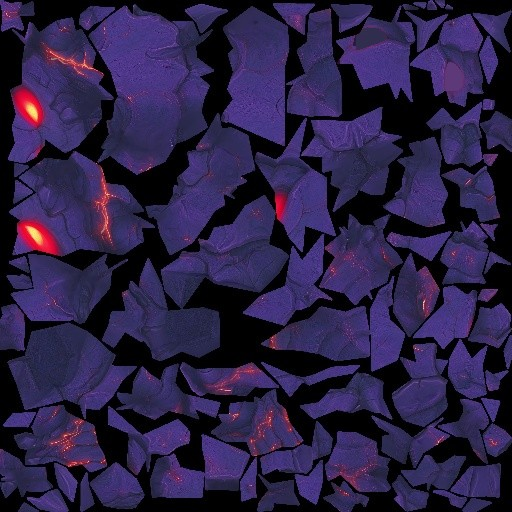
#> input picture assets/models/monster/30000.fbm/back_fixed.jpg, 512 x 512 px, found by its file name
$ python grade-battle.py
#> lines starting #> are read from the running program, lines starting #| are printed output that depends on the picture; after the words box and inside, x2 and y2 are one past the last pixel; in counts of white or black regions, pixels touching at a corner belong together; long printed decimals are rounded
# Grade the monster shell from the original FBX texture.
# battlefield.jpg is already the volcanic grade; grade_ground does not write it.
# ASCII only. Run: py -3 d:\Custom\TD\tools\grade-battle.py monster
from PIL import Image, ImageFilter
import numpy as np

GROUND = r"d:\Custom\TD\assets\textures\ground\battlefield.jpg"
MONSTER = r"d:\Custom\TD\assets\models\monster\30000.fbm\back_fixed.jpg"
ALBEDO = r"d:\Custom\TD\assets\textures\monster\30000-albedo.png"
GLOW = r"d:\Custom\TD\assets\textures\monster\30000-emissive.png"


def blur_gray(src, radius):
    img = Image.fromarray(np.clip(src * 255.0, 0, 255).astype(np.uint8), "L")
    out = img.filter(ImageFilter.GaussianBlur(radius=radius))
    return np.asarray(out).astype(np.float32) / 255.0


def grade_ground(src_path=GROUND):
    print("battlefield.jpg is already the volcanic grade; not running again")


def grade_monster():
    img = Image.open(MONSTER).convert("RGB")
#> img is the input picture: PIL image 512x512 RGB; mean R, G, B 43.7, 33.6, 71.5
    rgb = np.asarray(img).astype(np.float32) / 255.0
    r, g, b = rgb[:, :, 0], rgb[:, :, 1], rgb[:, :, 2]
    print("monster", rgb.shape[1], rgb.shape[0], "mean", rgb.mean(axis=(0, 1)))
#| monster 512 512 mean [0.1711 0.1317  0.28]
    mx = np.maximum(np.maximum(r, g), b)
    mn = np.minimum(np.minimum(r, g), b)
    bg = mx < 0.045
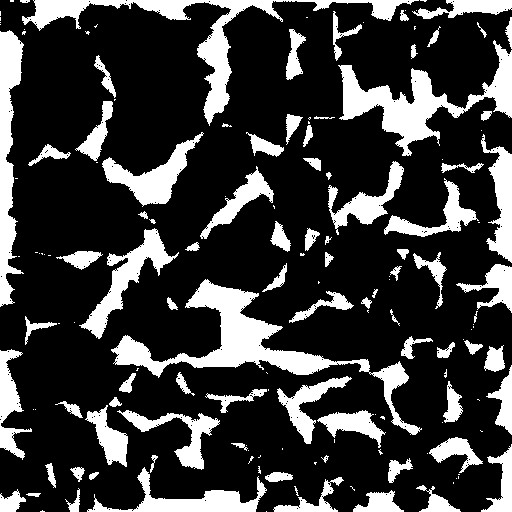
#> bg: shape (512, 512) bool; 23% white; 155 white regions (71 under 20 px), largest, box (x1, y1, x2, y2) and area: (111, 279, 422, 435) 7555, (22, 0, 419, 126) 5645, (338, 40, 512, 156) 5643
    chroma = mx - mn
    hue = np.zeros_like(r)
    colored = chroma > 1e-5
#> colored: shape (512, 512) bool; 92.1% white; 882 black regions (762 under 20 px), largest, box (x1, y1, x2, y2) and area: (204, 286, 268, 358) 1830, (383, 79, 448, 139) 1216, (138, 492, 242, 512) 865
    hue = np.where((mx == r) & colored, ((g - b) / np.maximum(chroma, 1e-5)) % 6.0, hue)
    hue = np.where((mx == g) & colored, ((b - r) / np.maximum(chroma, 1e-5)) + 2.0, hue)
    hue = np.where((mx == b) & colored, ((r - g) / np.maximum(chroma, 1e-5)) + 4.0, hue)
    hue = (hue / 6.0) % 1.0
    sat = np.where(mx > 1e-5, chroma / np.maximum(mx, 1e-5), 0.0)
    val = mx
    soft = blur_gray(val, 2.0)
#> in blur_gray, `out = img.filter(ImageFilter.GaussianBlur(radius=radius))`:
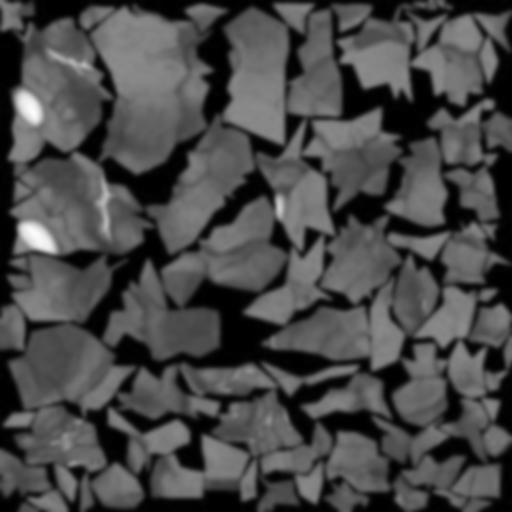
#> out: PIL image 512x512 L; min 0, max 251, mean 73.1
    detail = val - soft

    # Neutral plates so a spawn tint can shift the shell. Eyes and cracks stay lava.
    tone = np.clip((val - 0.10) / 0.48, 0.0, 1.0)
    tone = np.power(tone, 0.92)
    gray = np.clip(0.10 + tone * 0.74 + detail * 0.55, 0.0, 1.0)

    ember = (~bg) & (val > 0.32) & (sat > 0.26) & ((hue < 0.10) | (hue > 0.92))
#> ember: shape (512, 512) bool; 1.3% white; 30 white regions (18 under 20 px), largest, box (x1, y1, x2, y2) and area: (17, 220, 59, 256) 838, (12, 88, 44, 127) 698, (95, 166, 112, 242) 550
    heat = blur_gray(ember.astype(np.float32), 0.6)
    heat = np.where(bg, 0.0, heat)
    lava = np.clip(np.maximum(r * 1.15, 0.55), 0.0, 1.0)
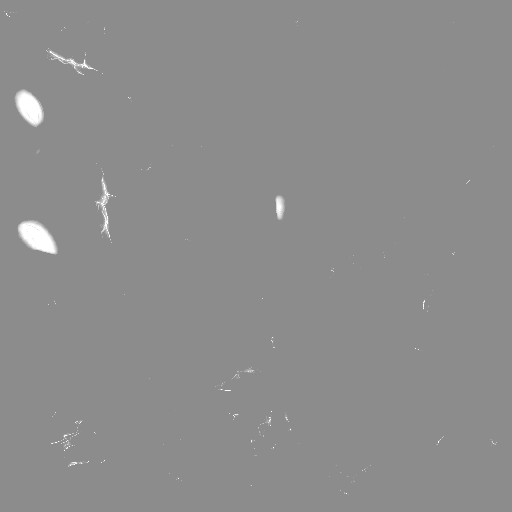
#> lava: shape (512, 512) float32; min 0.55, max 1, mean 0.553
    er = np.clip(0.55 + lava * 0.45, 0.0, 1.0)
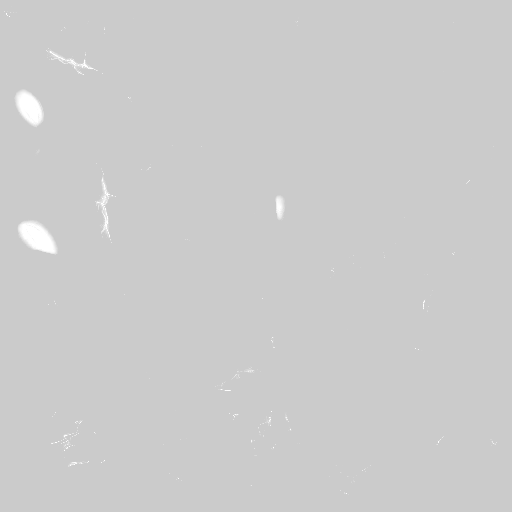
#> er: shape (512, 512) float32; min 0.798, max 1, mean 0.799
    eg = np.clip(lava * 0.62, 0.0, 1.0)
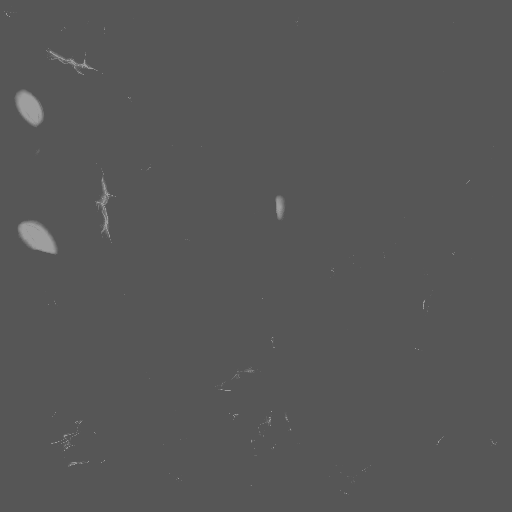
#> eg: shape (512, 512) float32; min 0.341, max 0.62, mean 0.343
    eb = np.clip(lava * 0.08, 0.0, 1.0)
    k = np.clip(heat * 1.35, 0.0, 1.0)
    nr = gray * (1.0 - k) + er * k
    ng = gray * (1.0 - k) + eg * k
    nb = gray * (1.0 - k) + eb * k
    nr = np.where(bg, 0.0, nr)
    ng = np.where(bg, 0.0, ng)
    nb = np.where(bg, 0.0, nb)

    glow_heat = blur_gray(np.clip((r - 0.35) * 2.4, 0.0, 1.0) * ember.astype(np.float32), 1.2)
    gr = glow_heat * 1.0
    gg = glow_heat * 0.42
    gb = glow_heat * 0.05

    albedo = np.clip(np.stack([nr, ng, nb], axis=2), 0.0, 1.0)
    glow = np.clip(np.stack([gr, gg, gb], axis=2), 0.0, 1.0)
    print("monster after", albedo.mean(axis=(0, 1)), "glow", float(glow_heat.mean()))
#| monster after [0.4117  0.4059 0.4001] glow 0.008926
    Image.fromarray((albedo * 255.0).astype(np.uint8), "RGB").save(ALBEDO)
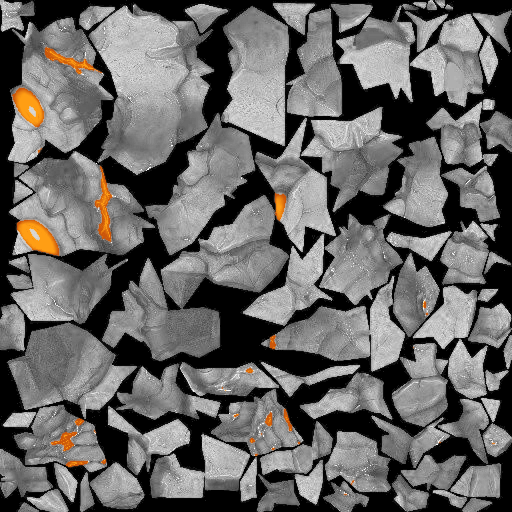
#> saved as 30000-albedo.png: PIL image 512x512 RGB; mean R, G, B 104.6, 103.1, 101.6
    Image.fromarray((glow * 255.0).astype(np.uint8), "RGB").save(GLOW)
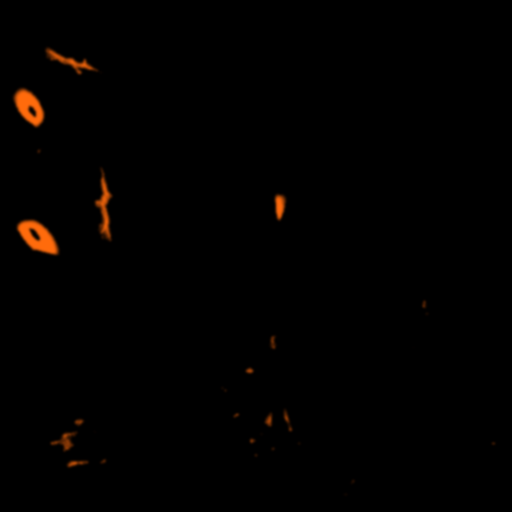
#> saved as 30000-emissive.png: PIL image 512x512 RGB; mean R, G, B 2.3, 0.9, 0.1


if __name__ == "__main__":
    import sys
    which = sys.argv[1] if len(sys.argv) > 1 else "all"
    if which in ("all", "ground"):
        grade_ground()
    if which in ("all", "monster"):
        grade_monster()
